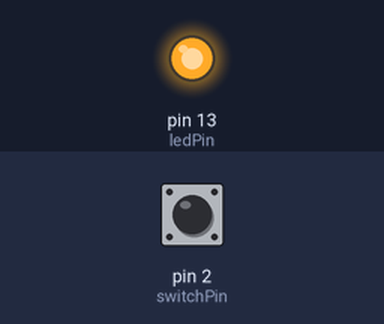
A sketch run on a simulated Arduino Uno, built with avr-gcc and run on an emulated ATmega328P. Shown: output pins drawn as LEDs (lit = HIGH). Inputs (shaded band) come from the test bench; at power-on: pin 2 (switchPin) HIGH.

Above: at 1.2 s.
1.3 s: pin 2 (switchPin) pulled LOW for 0.15 s
At 1.37 s:
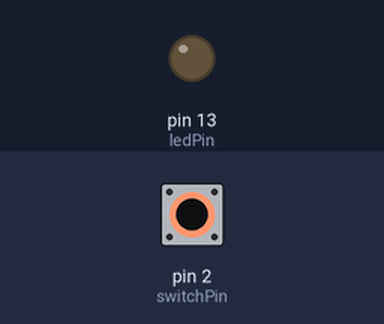
2.9 s: pin 2 (switchPin) pulled LOW for 3.2 s
At 7.0 s:
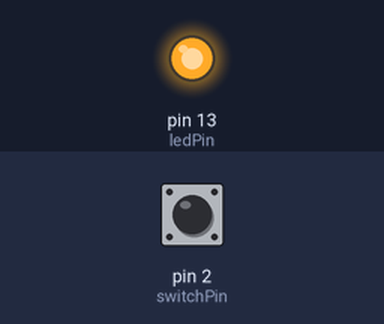
Timing chart, 0 to 8.5 s (numbered marks = the images above; inputs shaded):
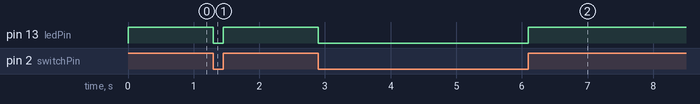

The sketch:

ir_reflection_switch.ino
```cpp
/**
  ******************************************************************************
  * @file    ir_reflection_switch.ino
  * @author  JiapengLi
  * @brief   This file provides a demostration on how to control led by using
          Arduino Reflectional Infrared Switch Sensor.
  Product:
  http://www.elechouse.com/elechouse/index.php?main_page=product_info&cPath=152_156&products_id=355

  ******************************************************************************
  * @note:
        When the IR reflection sensor senses the object, LED on Arduino board
        is turned on.
  ******************************************************************************
  * @section  HISTORY

    2013/07/01    Initial version.
  */

/** LED control pin */
int ledPin = 13;

/**
Sensor     Arduino
  S    -->    2
*/
int switchPin = 2;

int value = 0;

void setup()
{
  /** switch pin initial */
  pinMode(switchPin, INPUT);
  digitalWrite(switchPin, HIGH);  // INPUT pull HIGH

  /** led pin initial */
  pinMode(ledPin, OUTPUT);
}

void loop()
{
  /** read sensor output voltage */
  value = digitalRead(switchPin);

  if (HIGH == value) {
    /** LED on*/
    digitalWrite(ledPin, HIGH);
  } else {
    /** LED off*/
    digitalWrite(ledPin, LOW);
  }
}
```

Measured:
- after the input at 1.3 s, pin 13 (ledPin): HIGH → LOW at once, → HIGH 0.15 s later
- after the input at 2.9 s, pin 13 (ledPin): HIGH → LOW at once, → HIGH 3.2 s later
